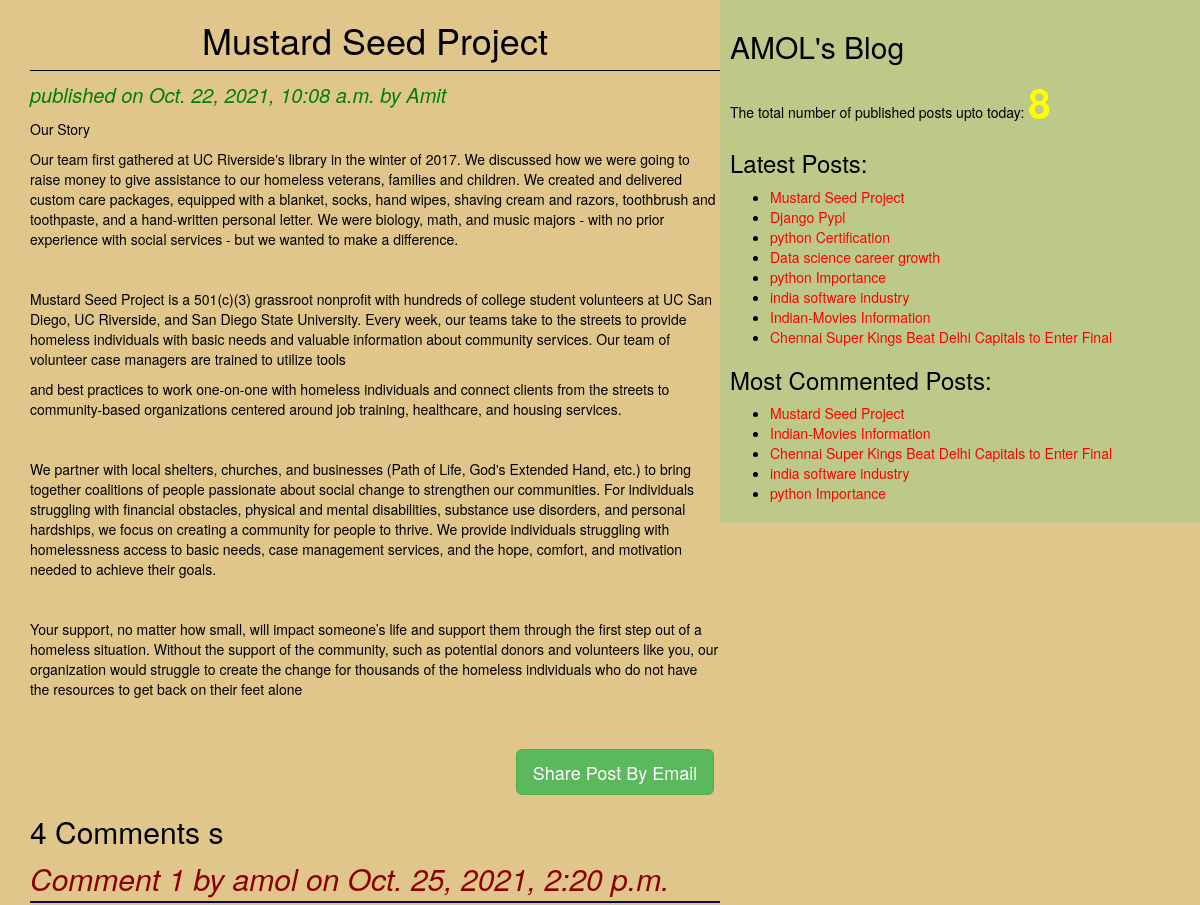
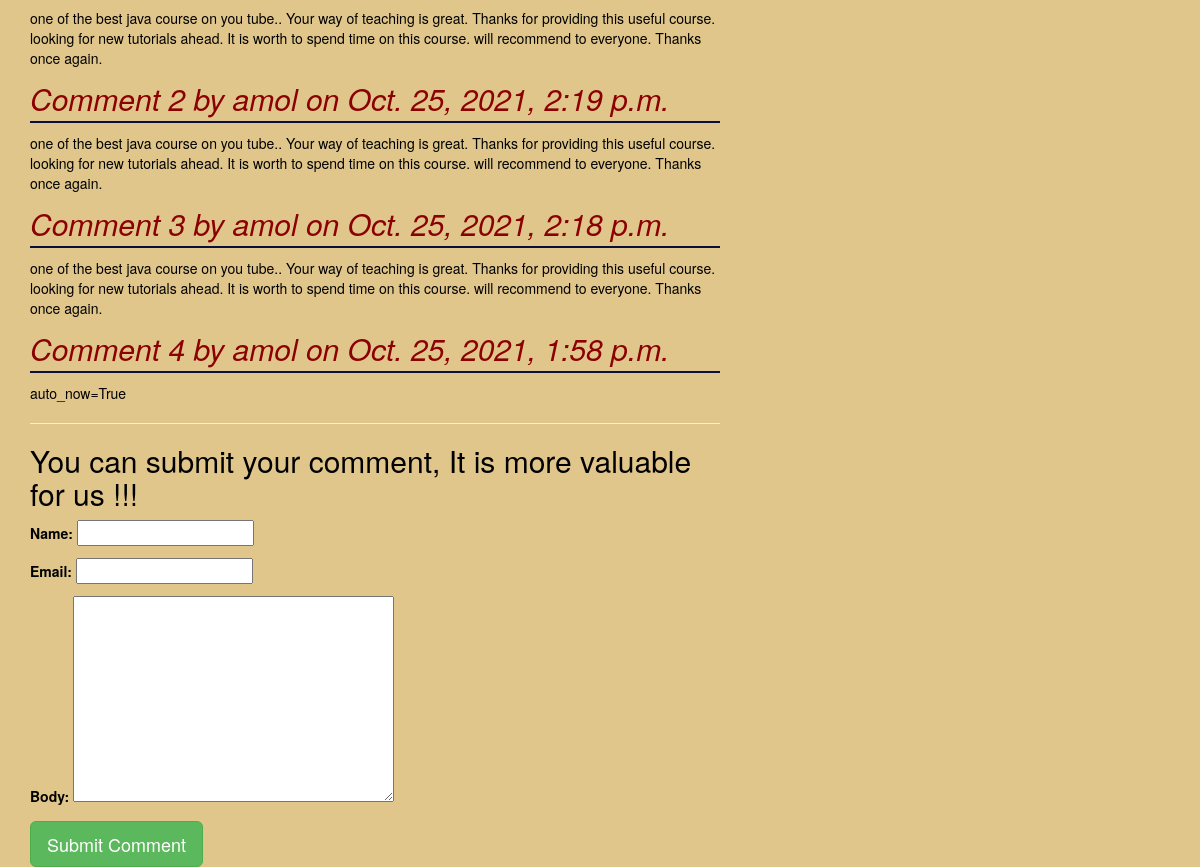
Page /2021/10/22/mustard-seed-project/ on the committed database (2 pictures, top to bottom).
### blogApp/models.py (models this page shows, shortened)
class Post(models.Model):
    STATUS_CHOICES=(('draft','Draft'),('published','Published'))
    title=models.CharField(max_length=256)
    slug=models.SlugField(max_length=264, unique_for_date='publish')
    author=models.ForeignKey(User,related_name='blog_posts', on_delete=models.CASCADE) # author is a foreignkey pointing the data from user table on_delete=models.CASCADE that argument must be required otherwise we will get one argument missing error.
    body=models.TextField()
    publish=models.DateTimeField(default=timezone.now) # for taken current time zone
    created=models.DateTimeField(auto_now_add=True) # whenever we have updated last post on blog Application
    updated=models.DateTimeField(auto_now=True)
    status=models.CharField(max_length=10, choices=STATUS_CHOICES, default='draft')
    objects=CustomManager()
    tags=TaggableManager()
    class Meta:
        ordering=('-publish',) #make sure single value tuple ends with comma
    def get_absolute_url(self):
        return reverse('post_detail',args=[self.publish.year, self.publish.strftime('%m'), self.publish.strftime('%d'), self.slug])

class Comment(models.Model):
    post=models.ForeignKey(Post, related_name="comments",
    on_delete=models.CASCADE,)
    name=models.CharField(max_length=32)
    email=models.EmailField()
    body=models.TextField()
    created=models.DateTimeField(auto_now_add=True)
    updated=models.DateTimeField(auto_now=True)
    active=models.BooleanField(default=True)
    class Meta:
        ordering=('-created',)

### blogApp/views.py (the view)
# urls.py: path('<year>/<month>/<day>/<post>/',views.post_detail_view, name='post_detail'),
def post_detail_view(request, year, month, day, post):
    post= get_object_or_404(Post, slug=post,
                                    status='published',
                                    publish__year=year,
                                    publish__month=month,
                                    publish__day=day)
    comments=post.comments.filter(active=True)
    csubmit=False
    if request.method=='POST':
        form=CommentForm(request.POST)
        if form.is_valid():
            new_comment=form.save(commit=False)
            new_comment.post=post
            new_comment.save()
            csubmit=True
    else:
        form=CommentForm()
    return render(request,'blogApp/post_detail.html',{'post':post, 'form':form, 'csubmit':csubmit, 'comments':comments})

### blogApp/forms.py
class CommentForm(forms.ModelForm):
    class Meta:
        model=Comment
        fields=('name','email','body')

### blogApp/models.py (called while the page is built)
    def get_queryset(self):
        return super().get_queryset().filter(status='published')

### blogApp/templatetags/blog_tags.py (called while the page is built)
@register.simple_tag(name='my_tag')
def total_posts(): # instate of total_post we can any other name
    return Post.objects.count()

@register.inclusion_tag('blogApp/latest_posts123.html')
def show_latest_posts(count):
    latest_posts=Post.objects.order_by('-publish')[:count]
    return {'latest_posts':latest_posts}

@register.simple_tag
def get_most_commented_posts(count=5):
    return Post.objects.annotate(total_comments=Count('comments')).order_by('-total_comments')[:count]

### templates/blogApp/post_detail.html (shortened to what this page needs)
{%extends 'blogApp/base.html'%}
    {%block content%}
    <h1>{{post.title}}</h1>
    <p id='date'> published on {{post.publish}} by {{post.author|title}} </p>
    {{post.body|linebreaks}} <br> <br>
        <div class="container", align='center'>
            <a href="/{{post.id}}/share" class="btn btn-lg btn-success" target="_blank">Share Post By Email</a>
        </div>
        {%with comments.count as comments_count%}
            <h2>{{comments_count}} Comments {{comments_count|pluralize}}</h2>
        {%endwith%}
            {%if comments%}
                {%for comment in comments%}
                <p id="ch"> Comment {{forloop.counter}} by {{comment.name}} on {{comment.created}} </p>
                <div class="cb">{{comment.body|linebreaks}}</div>
                {%endfor%}
                <hr>
            {%else%}
                    <p>There are no comments yet !!!</p>
            {%endif%}
            {%if csubmit%}
                <h2>Your comment Added Successfully !!!</h2>
            {%else%}
                <h2>You can submit your comment, It is more valuable for us !!!</h2>
                <form method="POST">
                    {{form.as_p}}
                    <input type="submit" class="btn btn-lg btn-success" value="Submit Comment">
                </form>
            {%endif%}
    {%endblock%}

### templates/blogApp/base.html (shortened to what this page needs)
<!DOCTYPE html>
{%load blog_tags %}
{%load static%}
<html lang="en">
<head>
    <link rel="stylesheet" href="https://maxcdn.bootstrapcdn.com/bootstrap/3.3.7/css/bootstrap.min.css">
    <link rel="stylesheet" href="{% static 'css/blog.css'%}">
</head>
<body>
    <div class="content">
       {%block content%}{%endblock%}
    </div>
    <div class="sidebar">
        <h2>AMOL's Blog</h2>
        <p>The total number of published posts upto today: <span id='pcount'> {%my_tag%} </span></p>
        <h3>Latest Posts:</h3>{%show_latest_posts 100%}
        <h3>Most Commented Posts:</h3>
        {%get_most_commented_posts as most_commented_posts %}
        <ul>
            {%for post in most_commented_posts %}
            <li><a href="{{post.get_absolute_url}}">{{post.title}}</a></li>
            {%endfor%}
        </ul>
    </div>
</body>
</html>

### templates/blogApp/latest_posts123.html
<ul>
    {%for post in latest_posts%}
    <li><a href="{{post.get_absolute_url}}"> {{post.title}}</a></li>
    {%endfor%}
</ul>

### static/css/blog.css (style rules this page uses)
.content { width:60%; float: left; padding: 0 0 0 30px; background-color: #e0c68b; height: 100%; }
.sidebar { width: 40%; float: right; padding: 10px; background-color: #bdc988; height: 100%; }
h1 { text-align: center; border-bottom: 1px solid black; padding-bottom: 10px; }
body { color: black; background-color:#e0c68b ; }
#date { color: green; font-size: 20px; font-style: italic; }
a { color:red; }
#ch { color: darkred; font-size: 30px; font-style: italic; border-bottom: 2px solid rgb(9, 15, 61); }
#pcount { font-size: 40px; color: yellow; font-weight: bold; }

### rows in the picture
Post: title "Mustard Seed Project", publish "Oct. 22, 2021, 10:08 a.m.", author "Amit", body "Our Story Our team first gathered at UC Riverside's library in the winter of 2017. We discussed how we were going to raise money to give assistance to our homeless veterans, families and children. We created and delivered custom care packages, equipped with a blanket, socks, hand wipes, shaving cream and razors, toothbrush and toothpaste, and a hand-written personal letter. We were biology, math, and music majors - with no prior experience with social services - but we wanted to make a difference. Mustard Seed Project is a 501(c)(3) grassroot nonprofit with hundreds of college student volunteers at UC San Diego, UC Riverside, and San Diego State University. Every week, our teams take to the…"
Comment: name "amol", created "Oct. 25, 2021, 2:20 p.m.", body "one of the best java course on you tube.. Your way of teaching is great. Thanks for providing this useful course. looking for new tutorials ahead. It is worth to spend time on this course. will recommend to everyone. Thanks once again."
Comment: name "amol", created "Oct. 25, 2021, 2:19 p.m.", body "one of the best java course on you tube.. Your way of teaching is great. Thanks for providing this useful course. looking for new tutorials ahead. It is worth to spend time on this course. will recommend to everyone. Thanks once again."
Comment: name "amol", created "Oct. 25, 2021, 2:18 p.m.", body "one of the best java course on you tube.. Your way of teaching is great. Thanks for providing this useful course. looking for new tutorials ahead. It is worth to spend time on this course. will recommend to everyone. Thanks once again."
Comment: name "amol", created "Oct. 25, 2021, 1:58 p.m.", body "auto_now=True"
Post: title "Django Pypl"
Post: title "python Certification"
Post: title "Data science career growth"
Post: title "python Importance"
Post: title "india software industry"
Post: title "Indian-Movies Information"
Post: title "Chennai Super Kings Beat Delhi Capitals to Enter Final"

### other values in the picture
{{ comments_count }} "4"
